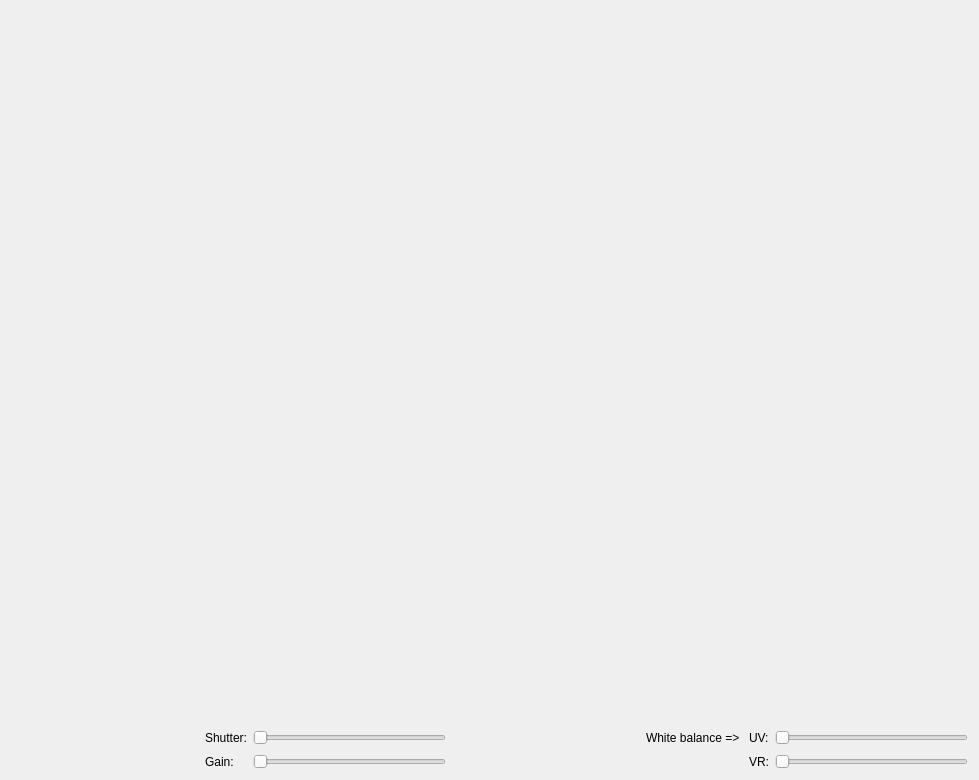
<?xml version="1.0" encoding="UTF-8"?>
<ui version="4.0">
 <class>VideoDialogClass</class>
 <widget class="QDialog" name="VideoDialogClass">
  <property name="geometry">
   <rect>
    <x>0</x>
    <y>0</y>
    <width>979</width>
    <height>780</height>
   </rect>
  </property>
  <property name="sizePolicy">
   <sizepolicy hsizetype="Fixed" vsizetype="Fixed">
    <horstretch>0</horstretch>
    <verstretch>0</verstretch>
   </sizepolicy>
  </property>
  <property name="minimumSize">
   <size>
    <width>0</width>
    <height>0</height>
   </size>
  </property>
  <property name="maximumSize">
   <size>
    <width>16777215</width>
    <height>16777215</height>
   </size>
  </property>
  <property name="contextMenuPolicy">
   <enum>Qt::NoContextMenu</enum>
  </property>
  <property name="windowTitle">
   <string/>
  </property>
  <layout class="QVBoxLayout" name="verticalLayout">
   <item>
    <widget class="VideoWidget" name="videoWidget" native="true">
     <property name="sizePolicy">
      <sizepolicy hsizetype="MinimumExpanding" vsizetype="MinimumExpanding">
       <horstretch>0</horstretch>
       <verstretch>0</verstretch>
      </sizepolicy>
     </property>
     <property name="minimumSize">
      <size>
       <width>320</width>
       <height>240</height>
      </size>
     </property>
    </widget>
   </item>
   <item>
    <layout class="QGridLayout" name="gridLayout">
     <item row="0" column="0">
      <spacer name="horizontalSpacer">
       <property name="orientation">
        <enum>Qt::Horizontal</enum>
       </property>
       <property name="sizeHint" stdset="0">
        <size>
         <width>40</width>
         <height>20</height>
        </size>
       </property>
      </spacer>
     </item>
     <item row="0" column="1">
      <widget class="QLabel" name="shutterLabel">
       <property name="text">
        <string>Shutter:</string>
       </property>
      </widget>
     </item>
     <item row="0" column="2">
      <widget class="QSlider" name="shutterSlider">
       <property name="orientation">
        <enum>Qt::Horizontal</enum>
       </property>
      </widget>
     </item>
     <item row="0" column="3">
      <spacer name="horizontalSpacer_2">
       <property name="orientation">
        <enum>Qt::Horizontal</enum>
       </property>
       <property name="sizeHint" stdset="0">
        <size>
         <width>40</width>
         <height>20</height>
        </size>
       </property>
      </spacer>
     </item>
     <item row="1" column="6">
      <widget class="QSlider" name="vrSlider">
       <property name="orientation">
        <enum>Qt::Horizontal</enum>
       </property>
      </widget>
     </item>
     <item row="1" column="2">
      <widget class="QSlider" name="gainSlider">
       <property name="orientation">
        <enum>Qt::Horizontal</enum>
       </property>
      </widget>
     </item>
     <item row="1" column="5">
      <widget class="QLabel" name="vrLabel">
       <property name="text">
        <string>VR:</string>
       </property>
      </widget>
     </item>
     <item row="1" column="1">
      <widget class="QLabel" name="gainLabel">
       <property name="text">
        <string>Gain:</string>
       </property>
      </widget>
     </item>
     <item row="0" column="5">
      <widget class="QLabel" name="uvLabel">
       <property name="text">
        <string>UV:</string>
       </property>
      </widget>
     </item>
     <item row="0" column="6">
      <widget class="QSlider" name="uvSlider">
       <property name="orientation">
        <enum>Qt::Horizontal</enum>
       </property>
      </widget>
     </item>
     <item row="0" column="4">
      <widget class="QLabel" name="wbLabel">
       <property name="text">
        <string>White balance =&gt; </string>
       </property>
      </widget>
     </item>
    </layout>
   </item>
  </layout>
 </widget>
 <layoutdefault spacing="6" margin="11"/>
 <customwidgets>
  <customwidget>
   <class>VideoWidget</class>
   <extends>QWidget</extends>
   <header>videowidget.h</header>
   <container>1</container>
  </customwidget>
 </customwidgets>
 <resources/>
 <connections>
  <connection>
   <sender>shutterSlider</sender>
   <signal>sliderMoved(int)</signal>
   <receiver>VideoDialogClass</receiver>
   <slot>onShutterChanged(int)</slot>
   <hints>
    <hint type="sourcelabel">
     <x>389</x>
     <y>759</y>
    </hint>
    <hint type="destinationlabel">
     <x>489</x>
     <y>389</y>
    </hint>
   </hints>
  </connection>
  <connection>
   <sender>gainSlider</sender>
   <signal>sliderMoved(int)</signal>
   <receiver>VideoDialogClass</receiver>
   <slot>onGainChanged(int)</slot>
   <hints>
    <hint type="sourcelabel">
     <x>863</x>
     <y>759</y>
    </hint>
    <hint type="destinationlabel">
     <x>489</x>
     <y>389</y>
    </hint>
   </hints>
  </connection>
  <connection>
   <sender>uvSlider</sender>
   <signal>sliderMoved(int)</signal>
   <receiver>VideoDialogClass</receiver>
   <slot>onUVChanged(int)</slot>
   <hints>
    <hint type="sourcelabel">
     <x>875</x>
     <y>720</y>
    </hint>
    <hint type="destinationlabel">
     <x>489</x>
     <y>389</y>
    </hint>
   </hints>
  </connection>
  <connection>
   <sender>vrSlider</sender>
   <signal>sliderMoved(int)</signal>
   <receiver>VideoDialogClass</receiver>
   <slot>onVRChanged(int)</slot>
   <hints>
    <hint type="sourcelabel">
     <x>875</x>
     <y>755</y>
    </hint>
    <hint type="destinationlabel">
     <x>489</x>
     <y>389</y>
    </hint>
   </hints>
  </connection>
 </connections>
 <slots>
  <slot>onShutterChanged(int)</slot>
  <slot>onGainChanged(int)</slot>
  <slot>onUVChanged(int)</slot>
  <slot>onVRChanged(int)</slot>
 </slots>
</ui>
